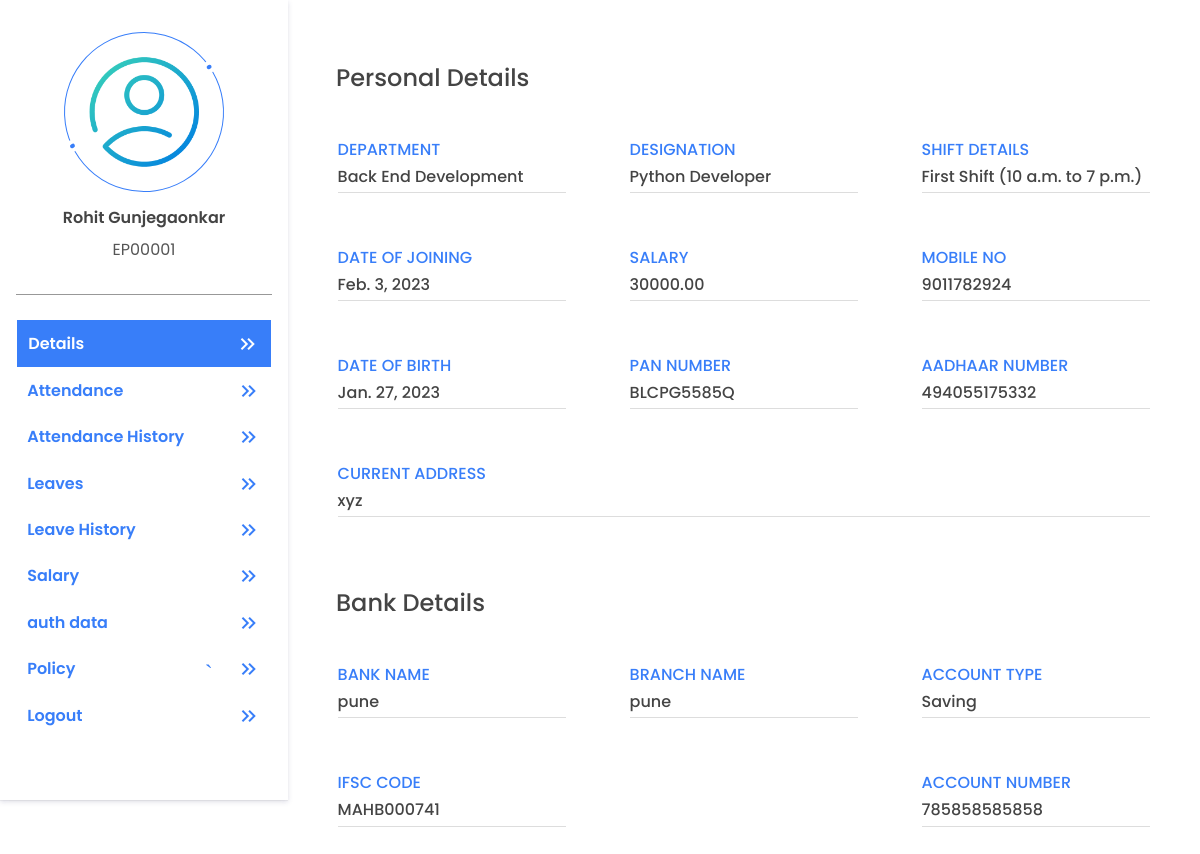
Page /accounts/self-detail/ (signed in) on the earlier database version.
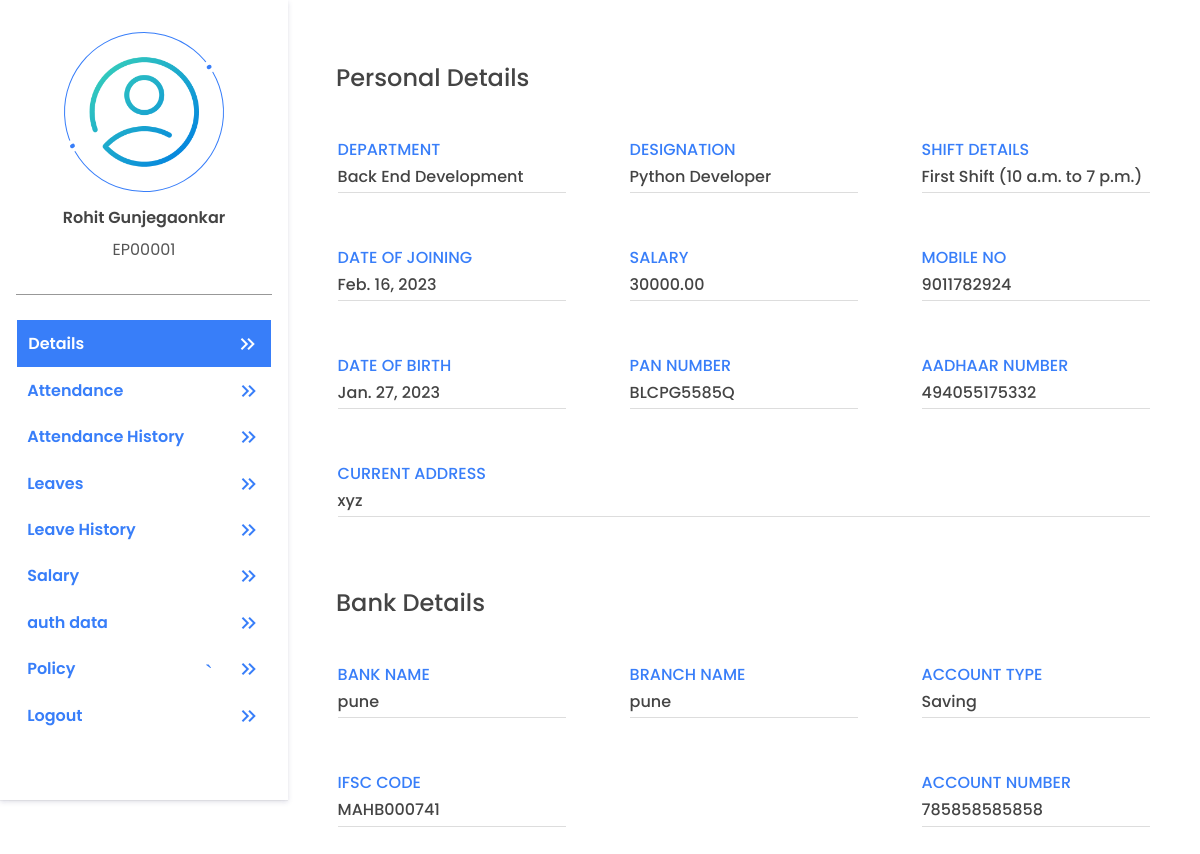
Same page on the later database version.
### account/models.py (models this page shows, shortened)
class UserAdditionalDetail(models.Model):
    emp_user = models.OneToOneField(User, on_delete=models.CASCADE, related_name='user_additional_details')
    gender = models.CharField(choices=(('Male' , 'Male'), ('Female', 'Female')), max_length=55, null=True)
    mobile_no = models.BigIntegerField(null=True)
    date_of_birth = models.DateField(null=True)
    pan_number = models.CharField(max_length=10, null=True)
    aadhaar_number = models.BigIntegerField(null=True)
    permanent_address = models.TextField(null=True)
    current_address = models.TextField(null=True)
    marital_status = models.CharField(choices=(('Single', 'Single'), ('Married', 'Married')), max_length=55, null=True)
    passport_no = models.CharField(max_length=9, null=True)
    father_name = models.CharField(max_length=255, null=True)
    mother_name = models.CharField(max_length=255, null=True)
    nationality = models.CharField(max_length=50, null=True)
    emergency_contact_no = models.BigIntegerField(null=True)
    blood_group = models.CharField(max_length=3, null=True)
    profile_photo = models.ImageField(upload_to='userprofile', null=True, default='default_profile_pic.png')
    is_requested = models.BooleanField(default=False)
    is_completed_additional_details = models.BooleanField(default=False)  # this will become True if mandatory fields are filled by employee after verification by HR
    created_at = models.DateTimeField(auto_now_add=True)
    updated_at = models.DateTimeField(auto_now=True)

class UserBasicDetails(models.Model):
    emp_user = models.OneToOneField(User, on_delete=models.CASCADE, related_name='user_basics')
    designation = models.ForeignKey(Designation, on_delete=models.CASCADE, to_field='designation_name',related_name='user_designation_details', null=True)
    department = models.ForeignKey(Department, on_delete=models.CASCADE, to_field='department_name',related_name='user_department_details', null=True)
    shift_details = models.ForeignKey(UserShiftDetails, on_delete=models.CASCADE, to_field='shift_name',related_name='user_shift_details', null=True)
    date_of_joining = models.DateField(auto_now=True, null=True)
    salary = models.DecimalField(max_digits=10, decimal_places=2, null=True)
    uan_number = models.BigIntegerField(null=True)
    pf_number = models.CharField(max_length=10, null=True)
    experience_status = models.CharField (choices=(("Fresher", "Fresher"), ("Experienced", "Experienced")), max_length=50, null=True)
    is_salaried = models.BooleanField(default=True)   #if salaried is True deduction part for employee will be calculated eg. PF.
    is_active = models.BooleanField(default=True)
    is_approved = models.BooleanField(default=False)
    is_verify = models.BooleanField(default=False)
    is_requested = models.BooleanField(default=False)
    created_by = models.ForeignKey(User, on_delete=models.CASCADE, related_name='employee_created_by', null=True)
    approved_by = models.ForeignKey(User, on_delete=models.CASCADE, related_name='employee_approved_by', null=True)
    is_completed_basic_details = models.BooleanField(default=False)
    created_at = models.DateTimeField(auto_now_add=True)
    updated_at = models.DateTimeField(auto_now=True)

class Department(models.Model):
    department_name = models.CharField(max_length=100, unique=True)
    created_at = models.DateTimeField(auto_now_add=True)
    updated_at = models.DateTimeField(auto_now=True)
    def __str__ (self):
        return self.department_name

class Designation(models.Model):
    designation_name = models.CharField(max_length=100, unique=True)
    created_at = models.DateTimeField(auto_now_add=True)
    updated_at = models.DateTimeField(auto_now=True)
    def __str__ (self):
        return self.designation_name

class UserShiftDetails(models.Model):
    shift_name = models.CharField(max_length=100, unique=True)
    in_time = models.TimeField()
    out_time = models.TimeField()
    created_at = models.DateTimeField(auto_now_add=True)
    updated_at = models.DateTimeField(auto_now=True)
    def __str__ (self):
        return self.shift_name

class UserBankDetail(models.Model):
    emp_user = models.OneToOneField(User, on_delete=models.CASCADE, related_name='user_bank_details')
    bank_name = models.CharField(max_length=255, null=True)
    branch_name = models.CharField(max_length=100)
    account_type = models.CharField(choices=(('Current', 'Current'), ('Saving', 'Saving')), max_length=25, null=True)
    ifsc_code = models.CharField(max_length=11, null=True)
    account_number = models.BigIntegerField(null=True)
    is_completed_bank_details = models.BooleanField(default=False)
    created_at = models.DateTimeField(auto_now_add=True)
    updated_at = models.DateTimeField(auto_now=True)

### account/account_views/self_services/self_detail.py (the view)
# urls.py: path("self-detail/", SelfDetail.as_view(), name="self_details"),
class SelfDetail(View):
    @method_decorator(login_required(login_url='login'))
    def get(self, request):
        user_id = request.POST.get('user')
        is_profile_complete(user_id)
        user_id = request.user.id
        data= {
            "basic_detail": UserBasicDetails.objects.get(emp_user_id=user_id),
            "additional_detail":UserAdditionalDetail.objects.get(emp_user_id=user_id),
            "educational_details": UserEducationDetails.objects.get(emp_user_id=user_id),
            "bank_detail": UserBankDetail.objects.get(emp_user_id=user_id),
        }
        return render(request,'account/self_services/self_details.html',data)

### account/account_views/dependencies/basic_functions.py (called while the page is built, shortened)
def user_details(user_id,is_detail_required = False,detail=0,**kwargs):
    if User.objects.filter(id=user_id).exists() == False:
        return None

def is_profile_complete(user_id,**kwargs):
    user_detail= user_details(user_id,True,0)
    return 'login'

### templates/account/self_services/self_details.html (shortened to what this page needs)
{% extends 'profile_basic.html' %}
{% load static %}
{% block tag %}
<link href="{%static 'css/self-details.css'%}" rel="stylesheet">
{% endblock %}
{% block profile %}
<section class="user-info">
    <div class="details">
        <h1 class="main-heading">Personal Details</h1>
        <div class="info">
            <p class="info-title">Department</p>
            <p class="info-description">{{basic_detail.department}}</p>
        </div>
        <div class="info">
            <p class="info-title">Designation</p>
            <p class="info-description">{{basic_detail.designation}}</p>
        </div>
        <div class="info">
            <p class="info-title">Shift Details</p>
            <p class="info-description">{{basic_detail.shift_details}} ({{basic_detail.shift_details.in_time}} to {{basic_detail.shift_details.out_time}}) </p>
        </div>
        <div class="info">
            <p class="info-title">Date of joining</p>
            <p class="info-description">{{basic_detail.date_of_joining}}</p>
        </div>
        <div class="info">
            <p class="info-title">salary</p>
            <p class="info-description">{{basic_detail.salary}}
            </p>
        </div>
        <div class="info">
            <p class="info-title">mobile no</p>
            <p class="info-description">{{additional_detail.mobile_no}}
            </p>
        </div>
        <div class="info">
            <p class="info-title">date of birth</p>
            <p class="info-description">{{additional_detail.date_of_birth}}
            </p>
        </div>
        <div class="info">
            <p class="info-title">pan number</p>
            <p class="info-description">{{additional_detail.pan_number}}
            </p>
        </div>
        <div class="info">
            <p class="info-title">aadhaar number</p>
            <p class="info-description">{{additional_detail.aadhaar_number}}
            </p>
        </div>
        <div class="info info-full">
            <p class="info-title">current address</p>
            <p class="info-description">{{additional_detail.current_address}}
            </p>
        </div>
        <h1 class="main-heading">Bank Details</h1>
        <div class="info">
            <p class="info-title">bank name</p>
            <p class="info-description">{{bank_detail.bank_name}}
            </p>
        </div>
        <div class="info">
            <p class="info-title">branch name</p>
            <p class="info-description">{{bank_detail.branch_name}}
            </p>
        </div>
        <div class="info">
            <p class="info-title">account type</p>
            <p class="info-description">{{bank_detail.account_type}}
            </p>
        </div>
        <div class="info">
            <p class="info-title">ifsc code</p>
            <p class="info-description">{{bank_detail.ifsc_code}}
            </p>
        </div>
        <div class="info ">
            <p class="info-title">account number</p>
            <p class="info-description">{{bank_detail.account_number}}
            </p>
        </div>
    </div>
</section>
{% endblock %}

### templates/profile_basic.html (shortened to what this page needs)
{% extends 'basic.html' %}
{% load static %}
{%block body%}
<section class="profile-container">
    <section class="profile-links-container">
        <div class="user-profile">
            <div class="user-profile-pic">
                <img src="{{request.user.user_additional_details.profile_photo.url}}" alt="">
            </div>
            <h4>{{request.user.get_full_name}}</h4>
            <p>{{request.user.username}}</p>
        </div>
        <div class="profile-navigations">
            <ul class="profile-navigation-links">
                <a href="{% url 'self_details' %}">
                    <li class="profile-navigation-link" id="self-detail">Details
                        <span class="material-symbols-outlined">
                        </span>
                    </li>
                </a>
                <a href="{% url 'self_attendance' %}">
                    <li class="profile-navigation-link" id="self-attendance">Attendance
                        <span class="material-symbols-outlined">
                        </span>
                    </li>
                </a>
                <a href="{% url 'attendance_history' %}">
                    <li class="profile-navigation-link" id="self-attendance-history">Attendance History
                        <span class="material-symbols-outlined">
                        </span>
                    </li>
                </a>
                <a href="{% url 'self_leave' %}">
                    <li class="profile-navigation-link" id="self-leave">Leaves
                        <span class="material-symbols-outlined">
                        </span>
                    </li>
                </a>
                <a href="{% url 'leave_history' %}">
                    <li class="profile-navigation-link" id="leave-history">Leave History
                        <svg xmlns="http://www.w3.org/2000/svg" viewBox="0 0 384 512">
                            <span class="material-symbols-outlined">
                            </span>
                    </li>
                </a>
                <a href="{% url 'self_salary' %}">
                    <li class="profile-navigation-link" id="self-salary">Salary
                        <span class="material-symbols-outlined">
                        </span>
                    </li>
                </a>
                <a href="{% url 'self_salary' %}">
                    <li class="profile-navigation-link" id="auth-data">auth data
                        <span class="material-symbols-outlined">
                        </span>
                    </li>
                </a>
                <a href="{% url 'self_salary' %}">
                    <li class="profile-navigation-link" id="Policy">Policy
                        <span class="material-symbols-outlined">`
                        </span>
                    </li>
                </a>
                <a href="{% url 'logout' %}">
                    <li class="profile-navigation-link" id="Logout">Logout
                        <span class="material-symbols-outlined">
                        </span>
                    </li>
                </a>
            </ul>
        </div>
    </section>
    <section class="profile-details-container">
        {% block profile %}
        {% endblock %}
    </section>
</section>
{%endblock%}

### templates/basic.html (shortened to what this page needs)
{% load static %}
<!DOCTYPE html>
<html lang="en">
<head>
    <link href="{%static 'lib/bootstrap/css/bootstrap.min.css'%}" rel="stylesheet">
    <link href="{%static 'lib/font-awesome/css/font-awesome.min.css'%}" rel="stylesheet">
    <link href="{%static 'lib/animate/animate.min.css'%}" rel="stylesheet">
    <link href="{%static 'lib/ionicons/css/ionicons.min.css'%}" rel="stylesheet">
    <link href="{%static 'lib/owlcarousel/assets/owl.carousel.min.css'%}" rel="stylesheet">
    <link href="https://unpkg.com/aos@2.3.1/dist/aos.css" rel="stylesheet">
    <link href="{%static 'css/style.css'%}" rel="stylesheet">
    {% block tag %} {% endblock %}
</head>
<body>
    {% block body %}
    {% endblock %}
</body>
</html>

### static/css/style.css (style rules this page uses)
*, *::after, *::before { box-sizing: border-box; padding: 0; margin: 0; }
html { scroll-behavior: smooth; }
body { font-family: "Poppins", sans-serif; scroll-behavior: smooth; color: #555555; }
h1, h2, h3, h4, h5, h6 { color: #000000; }
a { color: #000000; transition: all .5s ease; }

### static/css/self-details.css (style rules this page uses)
.details { padding: 2rem; display: flex; justify-content: space-between; align-items: center; flex-wrap: wrap; width: 100%; overflow: auto; }
.info { flex: 1 1 auto; max-width: 30%; width: 100%; margin: 0.3em; margin-bottom: 1em; padding: 0.5em 0.8em; }
.details .info-full { max-width: 100%; }
.info .info-title { color: #387EF9; font-weight: 500; margin-bottom: 0.2em; text-transform: uppercase; }
.info .info-description { padding-bottom: 0.2em; color: #444; font-weight: 500; border-bottom: 1px solid #ddd; }
.main-heading { font-size: 1.5rem; width: 100%; color: #444; margin: 2rem 1rem; font-weight: 500; }

### templates/profile_basic.html (style rules this page uses)
* { margin: 0; padding: 0; box-sizing: border-box; }
.profile-navigations .profile-navigation-links .link1 { color: #fff; background-color: #387EF9; transition: all 0.5s ease-out; border: 1px solid #fff; }
.profile-container { width: 100%; display: flex; }
.profile-links-container { max-width: 18rem; width: 100%; position: fixed; overflow: auto; height: 100vh; overflow: auto; padding: 1rem; background-color: #fff; box-shadow: rgba(50, 50, 105, 0.15) 0px 2px 5px 0px, rgba(0, 0, 0, 0.05) 0px 1px 1px 0px; }
.user-profile { display: flex; align-items: center; justify-content: space-evenly; flex-direction: column; padding-bottom: 1em; border-bottom: 1px solid rgb(152, 152, 152); }
.user-profile h4 { color: #444; font-size: 1rem; font-weight: 600; }
.user-profile p { max-width: 100%; overflow: hidden; margin-top: 0.2em; }
.user-profile-pic { width: 10rem; height: 10rem; border-radius: 50%; display: flex; align-items: center; justify-content: center; margin: 1em; border: 1px solid #387EF9; position: relative; transform: rotate(60deg); }
.user-profile-pic::before { content: ""; width: 0.8rem; height: 0.8rem; border-radius: 50%; position: absolute; top: 0; border: 0.3rem solid #fff; background: #387EF9; transform: translate(-50%, -50%); }
.user-profile-pic::after { content: ""; width: 0.8rem; height: 0.8rem; border: 0.3rem solid #fff; border-radius: 50%; position: absolute; bottom: 0; background: #387EF9; transform: translate(-50%, 50%); }
.user-profile-pic img { width: 9.1rem; height: 9.1rem; background-position: center; background-repeat: no-repeat; background-size: cover; border-radius: 50%; transform: rotate(-60deg); z-index: 2; }
.profile-navigations { margin: 1.5rem 0; }
.profile-navigation-links li { list-style: none; border-collapse: collapse; padding: 0.7em; display: flex; align-items: center; justify-content: space-between; }
.profile-navigation-links li svg { fill: #387EF9; height: 1rem; }
.profile-navigation-links a { text-decoration: none; color: #387EF9; font-weight: 600; }
.profile-details-container { width: 100%; margin-left: 18rem; min-height: 80vh; height: 100%; display: flex; flex-direction: column; justify-content: flex-start; }

### templates/account/self_services/self_details.html (style rules this page uses)
.profile-navigations .profile-navigation-links .link1 { color: #fff; background-color: #387EF9; transition: all 0.5s ease-out; }

Differences in the rows shown:
changed UserBasicDetails "Back End Development": date_of_joining "Feb. 3, 2023" → "Feb. 16, 2023"
